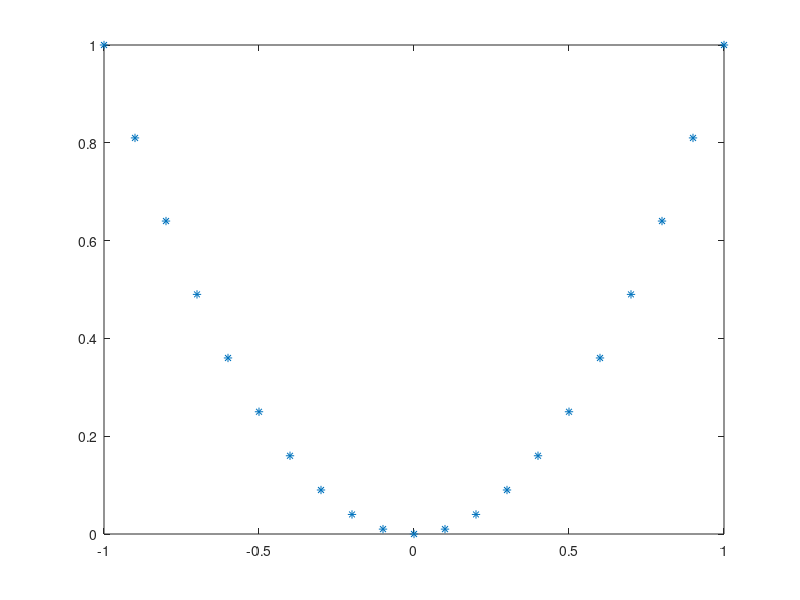

Source code (MATLAB): (Note: this script raises an error after producing the figure.)

% Tensor voting test

clear all;
close all;


% Test: courbe 1D dans space 2D

Base = [[-1:0.1:+1]; [-1:0.1:+1].^2];
%Base = [[-1:+1]; [-1:+1]];
[DimEx NbEx] = size(Base);
Noise = rand(DimEx, NbEx)-0.5;
Base = Base + Noise*0;

% Tenseurs initiaux :
for i=1:NbEx
    Tensors(:,:,i) = eye(DimEx, DimEx);
end;
EigVect = zeros(DimEx, DimEx, NbEx);
EigVal = zeros(DimEx, NbEx);

% voisinage :
scale = 3;
Niter = 2;

NewTensors = Tensors;

plot(Base(1,:), Base(2,:), '*');
hold on;

for i=1:NbEx
    [EigVect(:,:,i) eigval] = eig( NewTensors(:, :, i) );
    [EigVal(:, i) ind] = sort( diag(eigval),'descend');
    EigVect(:,:, i) = EigVect(:, ind, i);
    if (EigVal(DimEx, i) == 0)
        plot([Base(1,i) Base(1,i) + EigVect(1,1, i)], [Base(2,i) Base(2,i)+EigVect(2,1, i)]);
    end;
end;
pause;

for i=1:Niter
    NewTensors = tensorvot ( Base, NewTensors, scale );
end;

hold off;
plot(Base(1,:), Base(2,:), '*');
hold on;
for i=1:NbEx
    [EigVect(:,:,i) eigval] = eig( NewTensors(:, :, i) );
    [EigVal(:, i) ind] = sort( diag(eigval),'descend');
    EigVect(:,:, i) = EigVect(:, ind, i);
    if (EigVal(DimEx, i) == 0)
        plot([Base(1,i) - EigVect(1,1, i)/2 Base(1,i) + EigVect(1,1, i)/2], [Base(2,i) - EigVect(2,1, i)/2 Base(2,i) + EigVect(2,1, i)/2]);
    else
        plot([Base(1,i) - EigVect(1,1, i)/2 Base(1,i) + EigVect(1,1, i)/2], [Base(2,i) - EigVect(2,1, i)/2 Base(2,i) + EigVect(2,1, i)/2],'r');           
    end;
end;

% Analyse des dimensions :

analyse = zeros(DimEx,1);
D_EigVal = zeros(DimEx, 1);
D_Estim = zeros(DimEx);
for i=1:NbEx
    for j=1:DimEx-1
        D_EigVal(j) = EigVal(j,i)-EigVal(j+1,i);
        analyse(j) = analyse(j) + D_EigVal(j);
    end;
    D_EigVal(DimEx) = EigVal(DimEx, i);
    analyse(DimEx) = analyse(DimEx) + D_EigVal(DimEx);
    [ans dim] = max(D_EigVal);
    D_Estim(dim) = D_Estim(dim) + 1;
end;

analyse = analyse/NbEx;
figure;
plot(analyse);
disp(['Dimension: 1=' num2str(D_Estim(1)*100/NbEx) '%']);
disp(['Dimension: 2=' num2str(D_Estim(2)*100/NbEx) '%']);



% Valeurs propres initiales (ball tensor) :
%EigVal = ones(M, N);

% Calcul des tenseurs initiaux :
%for i=1:M
%    Tensors(:, :, i) = diag( EigVal(:, i) );
%end;